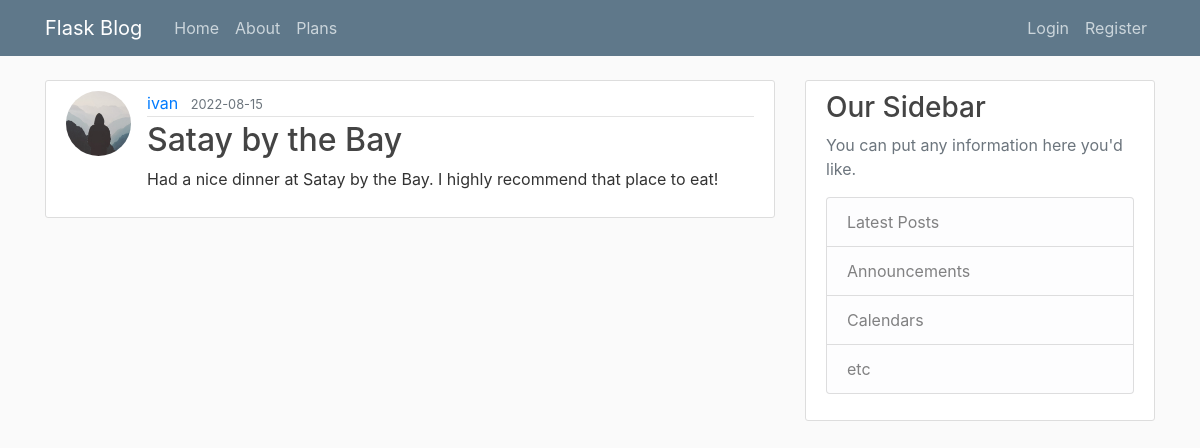
Screenshot of /post/2 with the database file from the repository.
### flaskblog/models.py (models this page shows, shortened)
class User(db.Model, UserMixin):
    id = db.Column(db.Integer, primary_key=True)
    username = db.Column(db.String(20), unique=True, nullable=False)
    is_premium = db.Column(db.Boolean, nullable=False, default=False)
    role_id = db.Column(db.Integer, db.ForeignKey('role.id'), nullable=False, default=1)
    email = db.Column(db.String(120), unique=True, nullable=False)
    image_file = db.Column(db.String(20), nullable=False, default='default.jpg')
    encrypted_password = db.Column(db.Text, nullable=False)
    nonce = db.Column(db.Text, nullable=False)
    tag = db.Column(db.Text, nullable=False)
    login_attempt = db.Column(db.Integer, nullable=False, default=0)
    posts = db.relationship('Post', backref='author', lazy=True)
    mfa = db.Column(db.Boolean, default=False, nullable=False)
    comments = db.relationship('Comment', backref='user', lazy=True)
    logout_time = db.Column(db.DateTime)

class Post(db.Model):
    id = db.Column(db.Integer, primary_key=True)
    title = db.Column(db.String(100), nullable=False)
    date_posted = db.Column(db.DateTime, nullable=False, default=datetime.utcnow)
    content = db.Column(db.Text, nullable=False)
    user_id = db.Column(db.Integer, db.ForeignKey('user.id'), nullable=False)
    comments = db.relationship('Comment', lazy=True)

### flaskblog/posts/routes.py (the view)
@posts.route("/post/<int:post_id>")
def post(post_id):
    post = Post.query.get_or_404(post_id)
    return render_template('posts/post.html', title=post.title, post=post)

### run.py (called while the page is built, shortened)
@app.before_request
def before_request():
    session.permanent = True
    app.permanent_session_lifetime = timedelta(minutes=10)
    session.modified = True
    g.user = current_user

### flaskblog/templates/posts/post.html (shortened to what this page needs)
{% extends "layout.html" %}
{% block content %}
  <article class="media content-section">
    <img class="rounded-circle article-img" src="{{ url_for('static', filename='profile_pics/' + post.author.image_file) }}">
    <div class="media-body">
      <div class="article-metadata">
        <a class="mr-2" href="{{ url_for('users.user_posts', username=post.author.username) }}">{{ post.author.username }}</a>
        <small class="text-muted">{{ post.date_posted.strftime('%Y-%m-%d') }}</small>
      </div>
      <h2 class="article-title">{{ post.title }}</h2>
      <p class="article-content">{{ post.content }}</p>
    </div>
  </article>
{% endblock content %}

### flaskblog/static/main.css (style rules this page uses)
body { background: #fafafa; color: #333333; margin-top: 5rem; }
h1, h2, h3, h4, h5, h6 { color: #444444; }
.content-section { background: #ffffff; padding: 10px 20px; border: 1px solid #dddddd; border-radius: 3px; margin-bottom: 20px; }
.article-title { color: #444444; }
.article-content { white-space: pre-line; }
.article-img { height: 65px; width: 65px; margin-right: 16px; }
.article-metadata { padding-bottom: 1px; margin-bottom: 4px; border-bottom: 1px solid #e3e3e3 }

### rows the page displays
User: image_file (placeholder picture), author.username "ivan"
Post: date_posted "2022-08-15", title "Satay by the Bay", content "Had a nice dinner at Satay by the Bay. I highly recommend that place to eat!"
